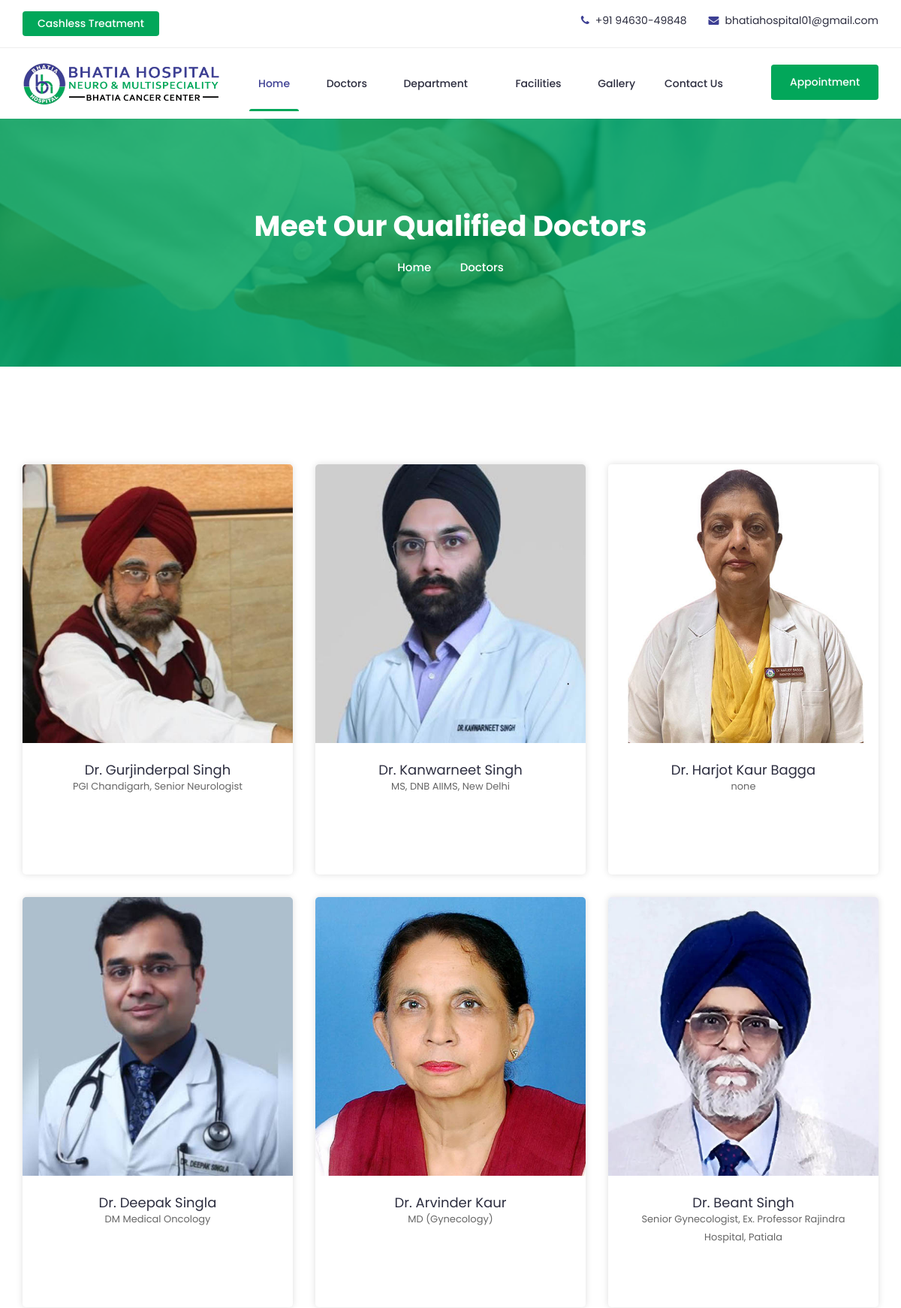
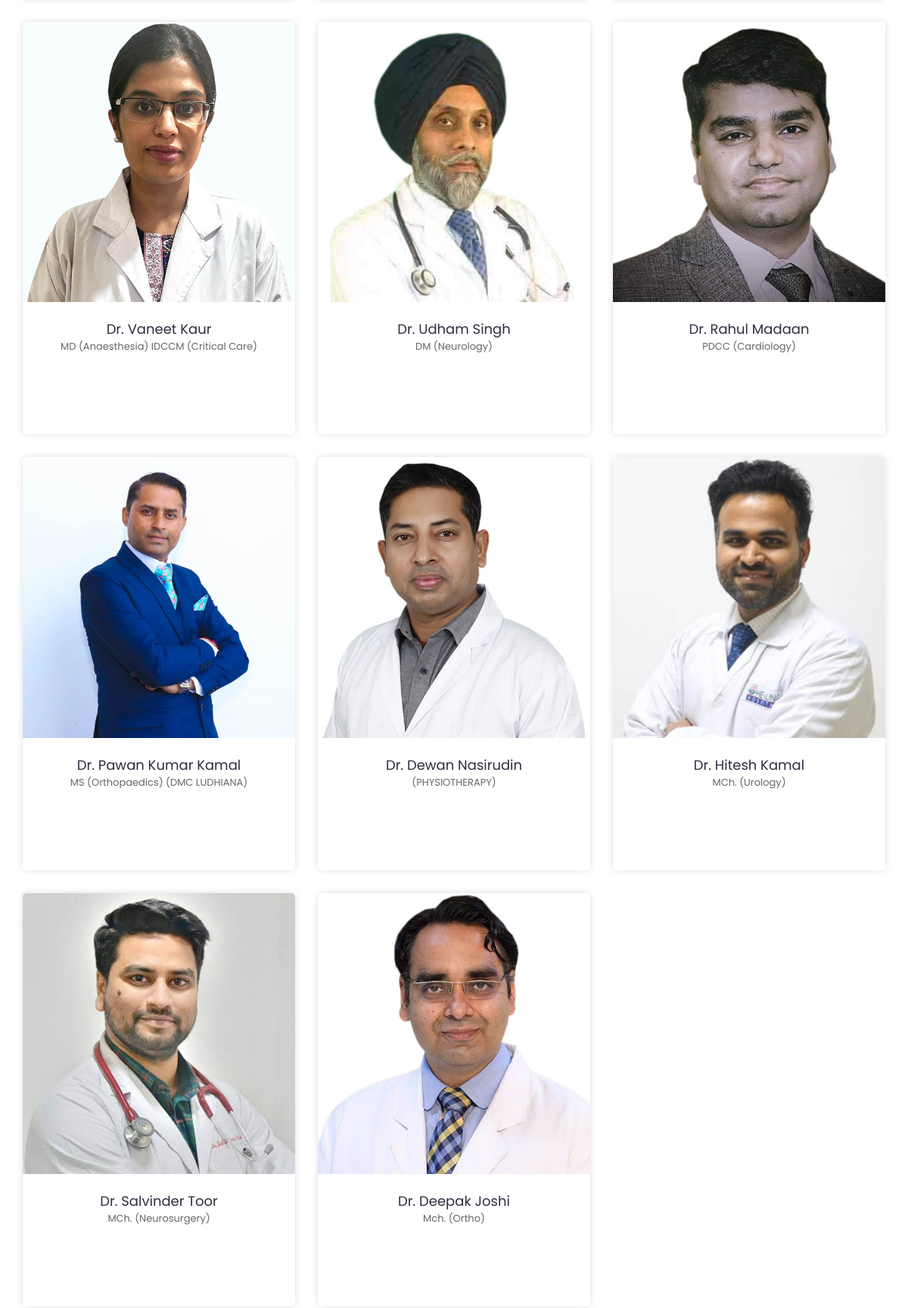
The app's page /doctors.php (upper part) with its own data (2 pictures, top to bottom).
### tables this page shows
CREATE TABLE `doctors` (
  `d_cid` int(11) NOT NULL,
  `d_name` varchar(100) NOT NULL,
  `d_email` text NOT NULL,
  `d_phone` text NOT NULL,
  `d_add` text NOT NULL,
  `d_educt` text NOT NULL,
  `d_spec` text NOT NULL,
  `d_img` text NOT NULL,
  `dep_title` text NOT NULL,
  `orderno` int(11) NOT NULL
);

### doctors.php (the view, shortened to what this page needs)
<?php include_once 'header.php';?>
<div class="breadcrumbs overlay">
<div class="container">
<div class="bread-inner">
<div class="row">
<div class="col-12">
<h2>Meet Our Qualified Doctors</h2>
<ul class="bread-list">
<li><a href="index.php">Home</a></li>
<li><i class="icofont-simple-right"></i></li>
<li class="active">Doctors</li>
</ul>
</div>
</div>
</div>
</div>
</div>
<section id="team" class="team section single-page">
<div class="container">
<div class="row">
<?php
	$sql = 'select * from doctors';
	$rs=$conn->query($sql);
	if($rs->num_rows>0){
		while($dr= $rs->fetch_assoc()){
?>
<div class="col-lg-4 col-md-6 col-12">
<div class="single-team">
<div class="t-head">
<img src="admin2/files/<?php echo $dr['d_img']; ?>" alt="#" >
</div>
<div class="t-bottom">
<h2><a href="doctor-main.php?dp=<?php echo $dr['d_cid']; ?>"><?php echo $dr['d_name']; ?></a></h2>
<p><?php echo $dr['d_educt']; ?></p>
</div>
</div>
</div>
<?php
}
}
?>
</div>
</div>
</section>
<?php include_once 'footer.php';?>

### header.php (shortened to what this page needs)
<!DOCTYPE html>
<html lang="zxx">
<head>
<link rel="stylesheet" href="css/bootstrap.min.css">
<link rel="stylesheet" href="css/nice-select.css">
<link rel="stylesheet" href="css/font-awesome.min.css">
<link rel="stylesheet" href="css/icofont.css">
<link rel="stylesheet" href="css/slicknav.min.css">
<link rel="stylesheet" href="css/owl-carousel.css">
<link rel="stylesheet" href="css/datepicker.css">
<link rel="stylesheet" href="css/animate.min.css">
<link rel="stylesheet" href="css/magnific-popup.css">
<link rel="stylesheet" href="css/normalize.css">
<link rel="stylesheet" href="css/style.css">
<link rel="stylesheet" href="css/responsive.css">
<link rel="stylesheet" href="css/color/color1.css">
<link rel="stylesheet" href="css/custom.css">
<link rel="stylesheet" id="colors">
</head>
<body>
<header class="header">
<div class="topbar">
<div class="container">
<div class="row">
<div class="col-lg-5 col-md-2 col-12">
<section class="fxd-box text-center text-sm-left">
	<a href="cashless.php" class="btn btn-success" >Cashless Treatment</a>
</section>
</div>
<div class="col-lg-7 col-md-7 col-12">
<ul class="top-contact">
<li><i class="fa fa-phone"></i>+91 94630-49848</li>
<li><i class="fa fa-envelope"></i><a href="#">bhatiahospital01@gmail.com</a></li>
</ul>
</div>
</div>
</div>
</div>
<div class="header-inner">
<div class="container">
<div class="inner">
<div class="row">
<div class="col-lg-3 col-md-3 col-12">
<div class="logo">
<a href="index.php"><img src="img/logo-07.png" alt="#"></a>
</div>
</div>
<div class="col-lg-7 col-md-9 col-12">
<div class="main-menu">
<nav class="navigation">
<ul class="nav menu">
<li class="active"><a href="index.php">Home</a>
</li>
<li><a href="doctors.php">Doctors</a></li>
<li><a href="#">Department <i class="icofont-rounded-down"></i></a>
</li>
<li><a href="facilities.php">Facilities</a></li>
<li><a href="gallery.php">Gallery</a></li>
<li><a href="contact.php">Contact Us</a></li>
</ul>
</nav>
</div>
</div>
<div class="col-lg-2 col-12">
<div class="get-quote">
<a href="/#appointment" class="btn"> Appointment</a>
</div>
</div>
</div>
</div>
</div>
</div>
</header>

### footer.php (shortened to what this page needs)
</body>
</html>

### css/color/color1.css (style rules this page uses)
.doctor-details-item .doctor-details-contact .basic-info li i,.doctor-details-item .doctor-details-biography h3,.header .top-link li:hover a,.header .top-contact li a:hover,.header .top-contact li i,.header .nav li.active a,.header .nav li:hover a,.header .nav li .dropdown li:hover a,.header .search-form button:hover,.slider .single-slider h1 span,.Feautes .single-features .signle-icon i,.fun-facts .single-fun:hover i,.call-action .content .btn,.call-action .content .second:hover,.portfolio .single-pf .btn,.pf-details .image-slider .owl-carousel .owl-nav div,.services .single-service i,.services .single-service h4 a:hover,.departments .department-tab .nav li a.active i,.departments .department-tab .tab-pane .department-left .p1,.pricing-table .single-table .icon i,.pricing-table .single-table .amount,.team .t-bottom h2 a:hover,.blog .single-news .news-body h2 a:hover,.main-sidebar .categor-list li a:hover,.main-sidebar .single-post .content h5 a:hover,.news-single .news-title a:hover,.slicknav_nav li:hover a,.slicknav_nav li .dropdown li a:hover,.slicknav_nav li:hover .slicknav_arrow,.news-single .meta span i,.news-single .form-group i,.login .login-form p a,.login .login-form .lost-pass:hover,.register .register-form p a,.register .register-form .terms,.error-page .error-inner h1,.mail-seccess .success-inner h1,.doctor-calendar-table table tbody tr td span.time,.doctor-calendar-table table tbody tr td:hover span.time,.about-content span,.about-content ul li i,.single-vision-box:hover .icon,.our-mission-content .sub-title,.our-mission-content ul li .icon,.footer .single-footer .social li a:hover,.footer .single-footer .newsletter-inner .button { color:#3d3f93 }
.accordion li a.active,#scrollUp,.team .t-icon a,.slicknav_menu .slicknav_icon-bar,.color-plate .color-plate-icon,.header .nav li a::before,.header .single-widget i,.header .right-bar a,.header .search-form button,.slider .single-slider .btn,.slider .single-slider .btn.primary:before,.slider .owl-carousel .owl-nav div,.schedule .single-schedule,.schedule .single-schedule:before,.Feautes .single-features:hover .signle-icon i,.why-choose .choose-left h3:before,.why-choose .choose-left .list li i,.why-choose .choose-right .video,.call-action .content .btn:before,.call-action .content .btn:hover,.portfolio .single-pf:before,.pf-details .image-slider .owl-carousel .owl-nav div:hover,.pf-details .date,.pf-details .body-text .share ul li a:hover,.services-details-img blockquote,.departments .department-tab .tab-pane .department-left .list li i,.pricing-table .table-list i,.doctor-details-area .doctor-details-left .social li a:hover,.blog .single-news .news-content:before,.blog .single-news .news-body .date,.main-sidebar .single-widget .title::before,.main-sidebar .search .button:hover,.main-sidebar .side-tags .tag a:hover,.news-single .prev-next li a:hover,.news-single .single-comments a,.news-single .form-group.button .btn,.appointment .form-group .list li:hover,.appointment.single-page .work-hour,.login .login-form h2:before,.login .form .btn:hover,.login .login-form .checkbox label::after,.register .register-form h2:before,.register .form .btn:hover,.register .register-form .checkbox label::after,.contact-us .contact-us-form h2:before,.contact-us .form .btn:hover,.contact-us .contact-us-form .checkbox label::after,.contact-us .single-info,.contact-us .single-info:before,.error-page .search-form .btn,.doctor-calendar-table table thead tr th,.doctor-calendar-table table tbody tr td:hover,.about-content ul li:hover i,.single-vision-box .icon,.single-vision-box::before,.our-mission-content ul li:hover .icon,.footer .copyright,.footer .footer-top,.preloader::before,.preloader::after,.btn,.overlay:before,.pagination .pagination-list li.active a,.pagination .pagination-list li:hover a { background:#02a75a }

### css/custom.css (style rules this page uses)
.navigation .menu li { margin-left:auto }
.t-bottom { min-height: 175px; }
.fxd-box a { text-decoration:none;color:#fff;padding:6px 20px; }

### records on screen
doctors: d_img (picture), d_name "Dr. Gurjinderpal Singh", d_educt "PGI Chandigarh, Senior Neurologist"
doctors: d_img (picture), d_name "Dr. Kanwarneet Singh", d_educt "MS, DNB AIIMS, New Delhi"
doctors: d_img (picture), d_name "Dr. Harjot Kaur Bagga", d_educt "none"
doctors: d_img (picture), d_name "Dr. Deepak Singla", d_educt "DM Medical Oncology"
doctors: d_img (picture), d_name "Dr. Arvinder Kaur", d_educt "MD (Gynecology)"
doctors: d_img (picture), d_name "Dr. Beant Singh", d_educt "Senior Gynecologist, Ex. Professor Rajindra Hospital, Patiala"
doctors: d_img (picture), d_name "Dr. Vaneet Kaur", d_educt "MD (Anaesthesia) IDCCM (Critical Care)"
doctors: d_img (picture), d_name "Dr. Udham Singh", d_educt "DM (Neurology)"
doctors: d_img (picture), d_name "Dr. Rahul Madaan", d_educt "PDCC (Cardiology)"
doctors: d_img (picture), d_name "Dr. Pawan Kumar Kamal", d_educt "MS (Orthopaedics) (DMC LUDHIANA)"
doctors: d_img (picture), d_name "Dr. Dewan Nasirudin", d_educt "(PHYSIOTHERAPY)"
doctors: d_img (picture), d_name "Dr. Hitesh Kamal", d_educt "MCh. (Urology)"
doctors: d_img (picture), d_name "Dr. Salvinder Toor", d_educt "MCh. (Neurosurgery)"
doctors: d_img (picture), d_name "Dr. Deepak Joshi", d_educt "Mch. (Ortho)"
